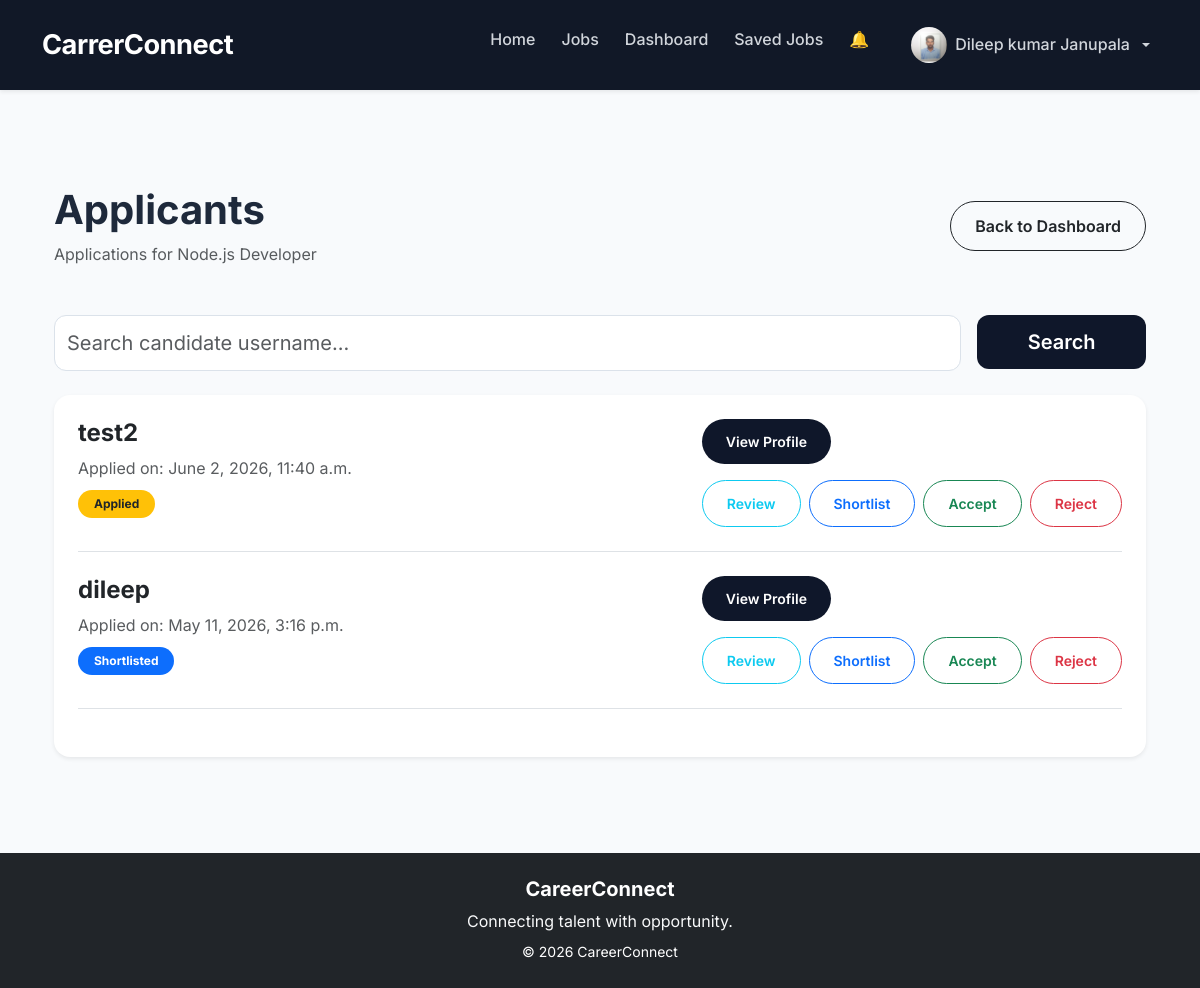
The page /applications/job/17/applicants/ (signed in) on the database its author committed.
### accounts/models.py (models this page shows, shortened)
class UserProfile(models.Model):
    ROLE_CHOICES = (
        ('candidate', 'Candidate'),
        ('recruiter', 'Recruiter'),
    )
    user = models.OneToOneField(
        User,
        on_delete=models.CASCADE
    )
    full_name = models.CharField(
    max_length=200,
    blank=True
)
    role = models.CharField(
        max_length=20,
        choices=ROLE_CHOICES,
         default='candidate'
    )
    profile_image = models.ImageField(
        upload_to='profile_images/',
        blank=True,
        null=True
    )
    bio = models.TextField(
        blank=True,
        null=True
    )
    skills = models.CharField(
        max_length=300,
        blank=True,
        null=True
    )
    education = models.TextField(
        blank=True,
        null=True
    )
    experience = models.TextField(
        blank=True,
        null=True
    )
    resume = models.FileField(
        upload_to='resumes/',
        blank=True,
        null=True
    )
    company_name = models.CharField(
        max_length=255,
        blank=True,
        null=True
    )
    company_website = models.URLField(
        blank=True,
        null=True
    )
    company_description = models.TextField(
        blank=True,
        null=True
    )

### jobs/models.py (models this page shows, shortened)
class Job(models.Model):
    JOB_TYPE_CHOICES = (
        ('full_time', 'Full Time'),
        ('part_time', 'Part Time'),
        ('internship', 'Internship'),
        ('remote', 'Remote'),
)
    EXPERIENCE_LEVEL_CHOICES = (
    ('fresher', 'Fresher'),
    ('junior', 'Junior'),
    ('mid', 'Mid Level'),
    ('senior', 'Senior'),
)
    recruiter = models.ForeignKey(
        User,
        on_delete=models.CASCADE
    )
    title = models.CharField(
        max_length=255
    )
    company_name = models.CharField(
        max_length=255
    )
    company_logo = models.ImageField(
    upload_to='company_logos/',
    blank=True,
    null=True
    )
    location = models.CharField(
        max_length=255
    )
    salary = models.CharField(
        max_length=100
    )
    job_type = models.CharField(
        max_length=50,
        choices=JOB_TYPE_CHOICES
    )
    experience_level = models.CharField(
    max_length=50,
    choices=EXPERIENCE_LEVEL_CHOICES,
    default='fresher'
)
    description = models.TextField()
    requirements = models.TextField()
    created_at = models.DateTimeField(
        auto_now_add=True
    )
    updated_at = models.DateTimeField(
        auto_now=True
    )

### applications/models.py (models this page shows, shortened)
class Application(models.Model):
    STATUS_CHOICES = [
    ('applied', 'Applied'),
    ('reviewed', 'Reviewed'),
    ('shortlisted', 'Shortlisted'),
    ('accepted', 'Accepted'),
    ('rejected', 'Rejected'),
]
    job = models.ForeignKey(
        Job,
        on_delete=models.CASCADE
    )
    applicant = models.ForeignKey(
        User,
        on_delete=models.CASCADE
    )
    status = models.CharField(
    max_length=20,
    choices=STATUS_CHOICES,
    default='applied'
)
    applied_at = models.DateTimeField(
        auto_now_add=True
    )

### applications/views.py (the view)
@login_required
def view_applicants(request, job_id):
    job = get_object_or_404(
        Job,
        id=job_id
    )
    search_query = request.GET.get(
    'search',
    ''
)
    applications = Application.objects.filter(
        job=job
)
    if search_query:
        applications = applications.filter(
        applicant__username__icontains=search_query
)
    applications = applications.order_by(
    '-applied_at'
)
    context = {
    'job': job,
    'applications': applications,
    'search_query': search_query
}
    return render(
        request,
        'applications/view_applicants.html',
        context
    )

### accounts/context_processors.py (called while the page is built)
def notification_count(request):
    if request.user.is_authenticated:
        count = Notification.objects.filter(
            user=request.user,
            is_read=False
        ).count()
        return {
            'notification_count': count
        }
    return {
        'notification_count': 0
    }

### templates/applications/view_applicants.html (shortened to what this page needs)
{% extends 'base.html' %}
{% block content %}
<div class="container py-5">
    <div class="d-flex justify-content-between align-items-center mb-5">
        <div>
            <h1 class="fw-bold">
                Applicants
            </h1>
            <p class="text-muted mb-0">
                Applications for {{ job.title }}
            </p>
        </div>
        <a href="{% url 'recruiter_dashboard' %}"
           class="btn btn-outline-dark rounded-pill">
            Back to Dashboard
        </a>
    </div>
    <form method="GET"
      class="row g-3 mb-4">
    <div class="col-md-10">
        <input
            type="text"
            name="search"
            class="form-control form-control-lg"
            placeholder="Search candidate username..."
            value="{{ search_query }}"
        >
    </div>
    <div class="col-md-2">
        <button type="submit"
                class="btn btn-dark btn-lg w-100">
            Search
        </button>
    </div>
</form>
    <div class="card border-0 shadow-sm rounded-4">
        <div class="card-body p-4">
            {% for application in applications %}
                <div class="border-bottom pb-4 mb-4">
                    <div class="d-flex justify-content-between align-items-start flex-wrap gap-3">
                        <div>
                            <a href="{% url 'candidate_profile' application.applicant.id %}"
                               class="text-decoration-none text-dark">
                                <h4 class="fw-bold mb-2">
                                    {{ application.applicant.username }}
                                </h4>
                            </a>
                            <p class="text-muted mb-2">
                                Applied on:
                                {{ application.applied_at }}
                            </p>
                            {% if application.status == 'applied' %}
                                <span class="badge bg-warning text-dark px-3 py-2">
                                    Applied
                                </span>
                            {% elif application.status == 'reviewed' %}
                                <span class="badge bg-info text-dark px-3 py-2">
                                    Reviewed
                                </span>
                            {% elif application.status == 'shortlisted' %}
                                <span class="badge bg-primary px-3 py-2">
                                    Shortlisted
                                </span>
                            {% elif application.status == 'accepted' %}
                                <span class="badge bg-success px-3 py-2">
                                    Accepted
                                </span>
                            {% elif application.status == 'rejected' %}
                                <span class="badge bg-danger px-3 py-2">
                                    Rejected
                                </span>
                            {% endif %}
                        </div>
                        <div>
                            <a href="{% url 'candidate_profile' application.applicant.id %}"
                               class="btn btn-dark btn-sm rounded-pill mb-3">
                                View Profile
                            </a>
                            <form method="POST"
                                  action="{% url 'update_application_status' application.id %}">
                                <div class="d-flex flex-wrap gap-2">
                                    <button type="submit"
                                            name="status"
                                            value="reviewed"
                                            class="btn btn-outline-info btn-sm rounded-pill">
                                        Review
                                    </button>
                                    <button type="submit"
                                            name="status"
                                            value="shortlisted"
                                            class="btn btn-outline-primary btn-sm rounded-pill">
                                        Shortlist
                                    </button>
                                    <button type="submit"
                                            name="status"
                                            value="accepted"
                                            class="btn btn-outline-success btn-sm rounded-pill">
                                        Accept
                                    </button>
                                    <button type="submit"
                                            name="status"
                                            value="rejected"
                                            class="btn btn-outline-danger btn-sm rounded-pill">
                                        Reject
                                    </button>
                                </div>
                            </form>
                        </div>
                    </div>
                </div>
            {% endfor %}
        </div>
    </div>
</div>
{% endblock %}

### templates/base.html (shortened to what this page needs)
{% load static %}
<!DOCTYPE html>
<html lang="en">
<head>
<link rel="stylesheet"
href="https://cdn.jsdelivr.net/npm/bootstrap-icons@1.11.3/font/bootstrap-icons.min.css">
<link
    href="https://cdn.jsdelivr.net/npm/bootstrap@5.3.3/dist/css/bootstrap.min.css"
    rel="stylesheet">
<link
    rel="stylesheet"
    href="{% static 'css/style.css' %}">
</head>
<body>
    <nav class="navbar navbar-expand-lg navbar-dark shadow-sm">
        <div class="container">
            <a class="navbar-brand fw-bold" href="{% url 'home' %}">
                CarrerConnect
            </a>
            <div class="collapse navbar-collapse" id="navbarNav">
                <ul class="navbar-nav ms-auto">
                    <li class="nav-item">
                        <a class="nav-link {% if request.path == '/' %}active fw-bold{% endif %}"
                                href="{% url 'home' %}">
                            Home
                        </a>
                    </li>
                    <li class="nav-item">
                       <a class="nav-link {% if '/jobs/' in request.path %}active fw-bold{% endif %}"
                            href="{% url 'jobs' %}">
                            Jobs
                        </a>
                    </li>
                           {% if user.is_authenticated %}
                                    {% if user.userprofile.role == 'candidate' %}
                                    <li class="nav-item">
                                        <a class="nav-link {% if '/applications/candidate/dashboard/' in request.path %}active fw-bold{% endif %}"
                                            href="{% url 'candidate_dashboard' %}">
                                            Dashboard
                                        </a>
                                    </li>
                                        <li class="nav-item">
                                            <a class="nav-link {% if '/applications/saved-jobs/' in request.path %}active fw-bold{% endif %}"
                                                href="{% url 'saved_jobs' %}">
                                                Saved Jobs
                                            </a>
                                        </li>
                                    {% endif %}
                                <li class="nav-item me-3">
                                    <a class="nav-link position-relative text-white"
                                    href="{% url 'notifications' %}">
                                        🔔
                                    </a>
                                </li>
                                    <li class="nav-item dropdown">
                                    <a class="nav-link dropdown-toggle d-flex align-items-center gap-2 {% if '/accounts/profile/' in request.path %}active fw-bold{% endif %}"
                                    href="#"
                                    role="button"
                                    data-bs-toggle="dropdown"
                                    aria-expanded="false">
                                        {% if user.userprofile.profile_image %}
                                            <img src="{{ user.userprofile.profile_image.url }}"
                                                width="36"
                                                height="36"
                                                class="rounded-circle"
                                                style="object-fit: cover;">
        {% else %}
            <div class="bg-secondary rounded-circle"
                 style="width: 36px;
                        height: 36px;">
            </div>
        {% endif %}
        <span>
            {% if user.userprofile.full_name %}
                {{ user.userprofile.full_name }}
            {% else %}
                {{ request.user.username }}
            {% endif %}
        </span>
    </a>
</li>
                                {% endif %}
                </ul>
            </div>
        </div>
    </nav>
    <div
    id="toastBox"
    class="position-fixed top-0 end-0 p-3"
    style="z-index: 9999;">
</div>
<div class="container mt-5">
    {% block content %}
    {% endblock %}
</div>
    <footer class="bg-dark text-white text-center py-4 mt-5">
    <h5 class="fw-bold">
        CareerConnect
    </h5>
    <p class="text-light mb-1">
        Connecting talent with opportunity.
    </p>
    <small>
        © 2026 CareerConnect
    </small>
</footer>
</body>
</html>

### static/css/style.css (style rules this page uses)
body { font-family: 'Inter', sans-serif; background: #f8fafc; color: #1e293b; line-height: 1.6; }
.navbar { padding: 16px 0; box-shadow: 0 2px 20px rgba(0,0,0,0.08); }
.navbar-brand { font-size: 1.5rem; font-weight: 800; letter-spacing: 0.5px; }
.btn { border-radius: 12px; font-weight: 600; padding: 12px 24px; transition: 0.3s ease; }
.btn-dark { background: #0f172a; border: none; }
.card { border: none; border-radius: 20px; background: #ffffff; box-shadow: 0 10px 30px rgba(0,0,0,0.05); transition: 0.3s ease; }
.badge { padding: 8px 12px; border-radius: 20px; }
.card-body h4 { font-weight: 700; }
.form-control, .form-select { border-radius: 12px; padding: 12px; border: 1px solid #dbe2ea; }
footer { margin-top: 80px; padding: 20px; }
.navbar { background: #111827 !important; padding: 18px 0; }
.navbar-brand { font-size: 1.7rem; font-weight: 800; letter-spacing: -0.5px; }
.navbar .nav-link { color: #d1d5db !important; font-weight: 500; margin-left: 10px; transition: all 0.3s ease; }

### rows shown on the page
Job: title "Node.js Developer"
Application: applicant.username "test2", applied_at "June 2, 2026, 11:40 a.m.", status "Applied"
Application: applicant.username "dileep", applied_at "May 11, 2026, 3:16 p.m.", status "Shortlisted"

### other values the page prints
{{ user.userprofile.full_name }} "Dileep kumar Janupala"
